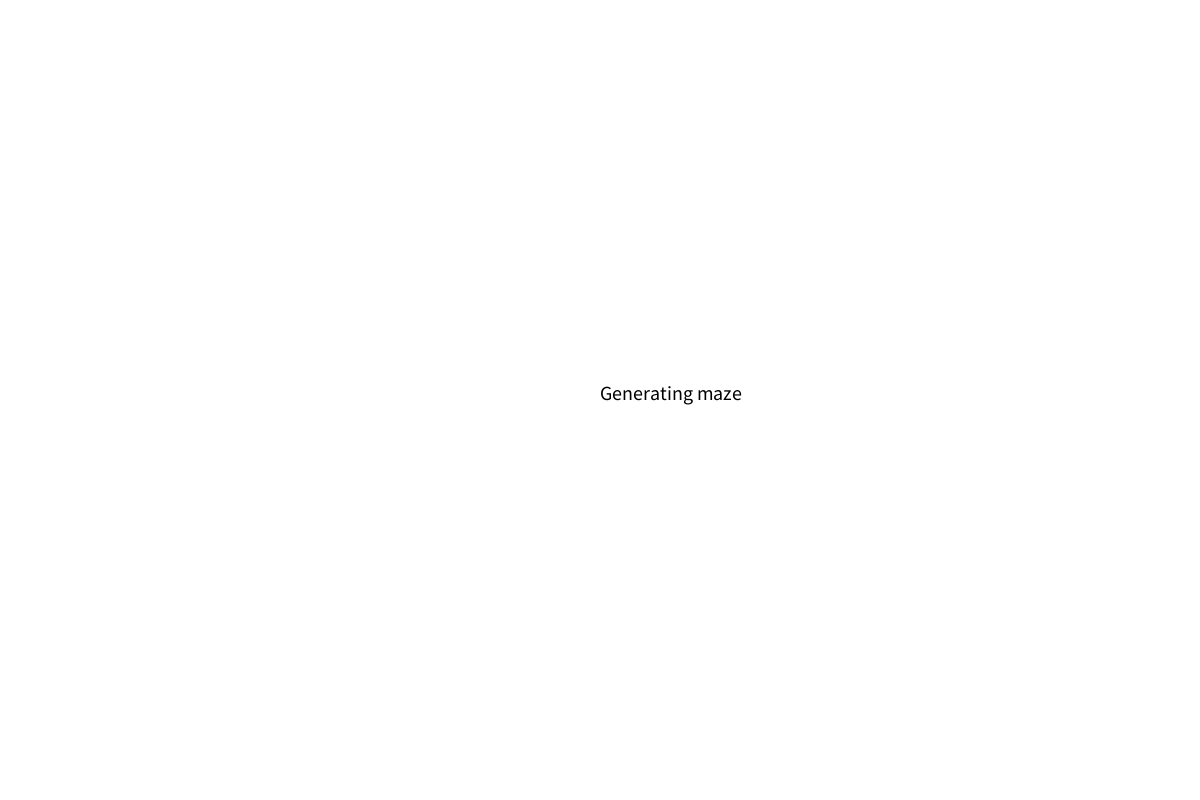
Frame 1 (no input)
Frame 60 (the mouse pressed at the canvas centre just before this capture): identical to frame 1, image omitted
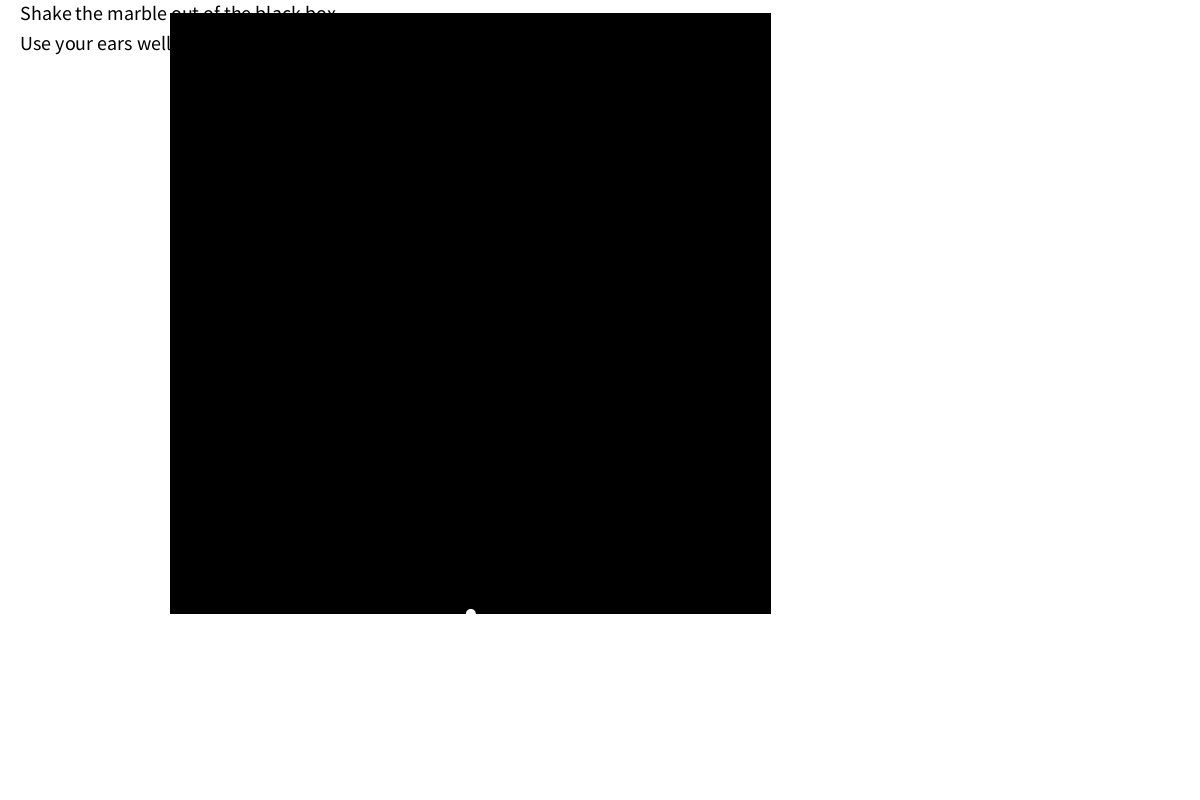
Frame 120 (the mouse held since frame 60 and released just before this capture)

The Processing sketch that drew these frames (run headless with seeded random() and noise(); from frame 60 on, the mouse is pressed at the canvas centre):

// Processing sketch: game_without_libraries
// ── game_without_libraries.pde

final int player_width = 600;
final int player_height = 600;
float x = 300;
float y = 200;
final float sensitivity = 30;
int last_interval = 0;

int t_pock = 1000000000;
int t_roll = 1000000000;


boolean started = false;

void setup()
{
  size(1200,800);
  noStroke();
}

void draw()
{
  if (!started)
  {
    background(255);
    stroke(0); fill(0);
    textSize(20);
    text("Generating maze", width / 2, height / 2);
    if (millis() > 2300) started = true;
    return;
  }
  
  background(255);
  x += 0.1 * (mouseX - x);
  y += 0.1 * (mouseY - y);
  
  fill(0);
  stroke(0);
  rect(x - (player_width / 2), y - (player_height / 2), player_width, player_width);
  text("Shake the marble out of the black box",20,20);
  text("Use your ears well!",20,50);
  //text(last_interval,20,40);
  
  fill(255);
  noStroke();
  ellipse(x, y + (player_height / 2), 10, 10);

  if ( (mouseX < pmouseX - 1 || mouseX > pmouseX + 1) && abs(mouseY - pmouseY) < 1)
  {
    last_interval = 10 + int(random(0, 40));
    t_roll = millis() + last_interval; 
  }
  if (millis() > t_roll)
  {
    t_roll = 1000000000;
    t_pock = millis() + 100 + int(random(0, 400));
  }

  if (mouseX < pmouseX - sensitivity || mouseX > pmouseX + sensitivity
    ||  mouseY > pmouseY + sensitivity
  ) 
  {
    last_interval = 10 + int(random(0, 400));
    t_pock = millis() + last_interval; 
  }
  if (millis() > t_pock)
  {
    t_pock = 1000000000;
  }
}
